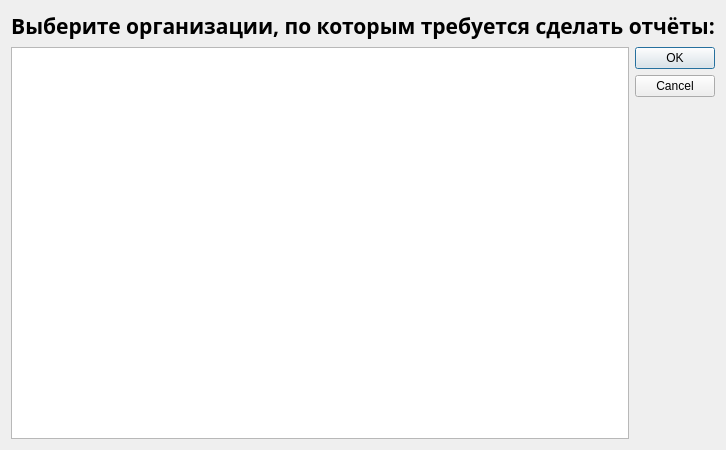
<?xml version="1.0" encoding="UTF-8"?>
<ui version="4.0">
 <class>Dialog</class>
 <widget class="QDialog" name="Dialog">
  <property name="geometry">
   <rect>
    <x>0</x>
    <y>0</y>
    <width>628</width>
    <height>450</height>
   </rect>
  </property>
  <property name="windowTitle">
   <string>Dialog</string>
  </property>
  <layout class="QGridLayout" name="gridLayout">
   <item row="1" column="1">
    <widget class="QDialogButtonBox" name="acceptButtons">
     <property name="orientation">
      <enum>Qt::Vertical</enum>
     </property>
     <property name="standardButtons">
      <set>QDialogButtonBox::Cancel|QDialogButtonBox::Ok</set>
     </property>
    </widget>
   </item>
   <item row="1" column="0">
    <widget class="QListView" name="listOfFoundedCompanies"/>
   </item>
   <item row="0" column="0" colspan="2">
    <widget class="QLabel" name="label">
     <property name="font">
      <font>
       <family>Bahnschrift SemiBold</family>
       <pointsize>16</pointsize>
       <weight>75</weight>
       <bold>true</bold>
      </font>
     </property>
     <property name="text">
      <string>Выберите организации, по которым требуется сделать отчёты:</string>
     </property>
     <property name="alignment">
      <set>Qt::AlignCenter</set>
     </property>
    </widget>
   </item>
  </layout>
 </widget>
 <resources/>
 <connections>
  <connection>
   <sender>acceptButtons</sender>
   <signal>accepted()</signal>
   <receiver>Dialog</receiver>
   <slot>accept()</slot>
   <hints>
    <hint type="sourcelabel">
     <x>248</x>
     <y>254</y>
    </hint>
    <hint type="destinationlabel">
     <x>157</x>
     <y>274</y>
    </hint>
   </hints>
  </connection>
  <connection>
   <sender>acceptButtons</sender>
   <signal>rejected()</signal>
   <receiver>Dialog</receiver>
   <slot>reject()</slot>
   <hints>
    <hint type="sourcelabel">
     <x>316</x>
     <y>260</y>
    </hint>
    <hint type="destinationlabel">
     <x>286</x>
     <y>274</y>
    </hint>
   </hints>
  </connection>
 </connections>
</ui>
